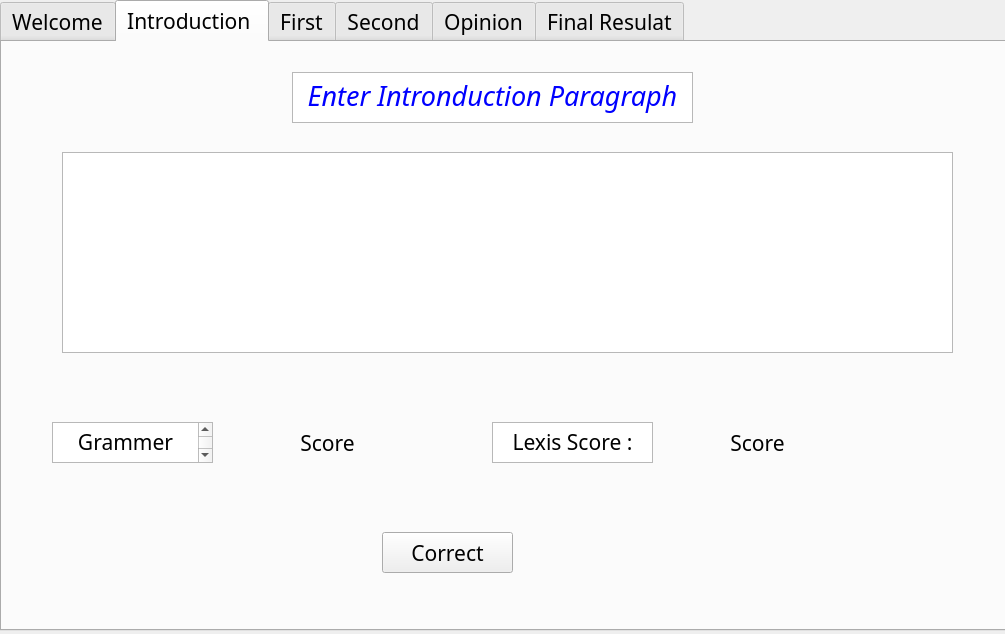
<?xml version="1.0" encoding="UTF-8"?>
<ui version="4.0">
 <class>Frame</class>
 <widget class="QFrame" name="Frame">
  <property name="geometry">
   <rect>
    <x>0</x>
    <y>0</y>
    <width>1005</width>
    <height>634</height>
   </rect>
  </property>
  <property name="windowTitle">
   <string>Frame</string>
  </property>
  <widget class="QTabWidget" name="final_Resulat">
   <property name="geometry">
    <rect>
     <x>0</x>
     <y>0</y>
     <width>1011</width>
     <height>631</height>
    </rect>
   </property>
   <property name="font">
    <font>
     <family>Mongolian Baiti</family>
     <pointsize>16</pointsize>
     <italic>false</italic>
    </font>
   </property>
   <property name="currentIndex">
    <number>1</number>
   </property>
   <widget class="QWidget" name="tab_6">
    <attribute name="title">
     <string>Welcome</string>
    </attribute>
   </widget>
   <widget class="QWidget" name="tab">
    <attribute name="title">
     <string>Introduction </string>
    </attribute>
    <widget class="QTextEdit" name="intro_textEdit">
     <property name="geometry">
      <rect>
       <x>60</x>
       <y>110</y>
       <width>891</width>
       <height>201</height>
      </rect>
     </property>
    </widget>
    <widget class="QTextBrowser" name="textBrowser">
     <property name="geometry">
      <rect>
       <x>290</x>
       <y>30</y>
       <width>401</width>
       <height>51</height>
      </rect>
     </property>
     <property name="font">
      <font>
       <family>Magneto</family>
       <pointsize>20</pointsize>
       <weight>75</weight>
       <bold>true</bold>
      </font>
     </property>
     <property name="html">
      <string>&lt;!DOCTYPE HTML PUBLIC &quot;-//W3C//DTD HTML 4.0//EN&quot; &quot;http://www.w3.org/TR/REC-html40/strict.dtd&quot;&gt;
&lt;html&gt;&lt;head&gt;&lt;meta name=&quot;qrichtext&quot; content=&quot;1&quot; /&gt;&lt;style type=&quot;text/css&quot;&gt;
p, li { white-space: pre-wrap; }
&lt;/style&gt;&lt;/head&gt;&lt;body style=&quot; font-family:'Magneto'; font-size:20pt; font-weight:600; font-style:normal;&quot;&gt;
&lt;p align=&quot;center&quot; style=&quot; margin-top:0px; margin-bottom:0px; margin-left:0px; margin-right:0px; -qt-block-indent:0; text-indent:0px;&quot;&gt;&lt;span style=&quot; font-family:'MS Shell Dlg 2'; font-weight:400; font-style:italic; color:#0000ff;&quot;&gt;Enter Intronduction Paragraph&lt;/span&gt;&lt;/p&gt;&lt;/body&gt;&lt;/html&gt;</string>
     </property>
    </widget>
    <widget class="QTextBrowser" name="textBrowser_2">
     <property name="geometry">
      <rect>
       <x>50</x>
       <y>380</y>
       <width>161</width>
       <height>41</height>
      </rect>
     </property>
     <property name="html">
      <string>&lt;!DOCTYPE HTML PUBLIC &quot;-//W3C//DTD HTML 4.0//EN&quot; &quot;http://www.w3.org/TR/REC-html40/strict.dtd&quot;&gt;
&lt;html&gt;&lt;head&gt;&lt;meta name=&quot;qrichtext&quot; content=&quot;1&quot; /&gt;&lt;style type=&quot;text/css&quot;&gt;
p, li { white-space: pre-wrap; }
&lt;/style&gt;&lt;/head&gt;&lt;body style=&quot; font-family:'Mongolian Baiti'; font-size:16pt; font-weight:400; font-style:normal;&quot;&gt;
&lt;p align=&quot;center&quot; style=&quot; margin-top:0px; margin-bottom:0px; margin-left:0px; margin-right:0px; -qt-block-indent:0; text-indent:0px;&quot;&gt;Grammer Score :&lt;/p&gt;&lt;/body&gt;&lt;/html&gt;</string>
     </property>
    </widget>
    <widget class="QLabel" name="intro_grammer_lable">
     <property name="geometry">
      <rect>
       <x>240</x>
       <y>380</y>
       <width>171</width>
       <height>41</height>
      </rect>
     </property>
     <property name="text">
      <string>Score</string>
     </property>
     <property name="alignment">
      <set>Qt::AlignCenter</set>
     </property>
    </widget>
    <widget class="QTextBrowser" name="textBrowser_3">
     <property name="geometry">
      <rect>
       <x>490</x>
       <y>380</y>
       <width>161</width>
       <height>41</height>
      </rect>
     </property>
     <property name="html">
      <string>&lt;!DOCTYPE HTML PUBLIC &quot;-//W3C//DTD HTML 4.0//EN&quot; &quot;http://www.w3.org/TR/REC-html40/strict.dtd&quot;&gt;
&lt;html&gt;&lt;head&gt;&lt;meta name=&quot;qrichtext&quot; content=&quot;1&quot; /&gt;&lt;style type=&quot;text/css&quot;&gt;
p, li { white-space: pre-wrap; }
&lt;/style&gt;&lt;/head&gt;&lt;body style=&quot; font-family:'Mongolian Baiti'; font-size:16pt; font-weight:400; font-style:normal;&quot;&gt;
&lt;p align=&quot;center&quot; style=&quot; margin-top:0px; margin-bottom:0px; margin-left:0px; margin-right:0px; -qt-block-indent:0; text-indent:0px;&quot;&gt;Lexis Score :&lt;/p&gt;&lt;/body&gt;&lt;/html&gt;</string>
     </property>
    </widget>
    <widget class="QLabel" name="intr_lexis_lable">
     <property name="geometry">
      <rect>
       <x>670</x>
       <y>380</y>
       <width>171</width>
       <height>41</height>
      </rect>
     </property>
     <property name="text">
      <string>Score</string>
     </property>
     <property name="alignment">
      <set>Qt::AlignCenter</set>
     </property>
    </widget>
    <widget class="QPushButton" name="intro_correct_button">
     <property name="geometry">
      <rect>
       <x>380</x>
       <y>490</y>
       <width>131</width>
       <height>41</height>
      </rect>
     </property>
     <property name="autoFillBackground">
      <bool>false</bool>
     </property>
     <property name="text">
      <string>Correct</string>
     </property>
    </widget>
   </widget>
   <widget class="QWidget" name="tab_3">
    <attribute name="title">
     <string>First</string>
    </attribute>
    <widget class="QTextEdit" name="first_textEdit">
     <property name="geometry">
      <rect>
       <x>60</x>
       <y>110</y>
       <width>891</width>
       <height>201</height>
      </rect>
     </property>
    </widget>
    <widget class="QTextBrowser" name="textBrowser_4">
     <property name="geometry">
      <rect>
       <x>590</x>
       <y>360</y>
       <width>161</width>
       <height>41</height>
      </rect>
     </property>
     <property name="html">
      <string>&lt;!DOCTYPE HTML PUBLIC &quot;-//W3C//DTD HTML 4.0//EN&quot; &quot;http://www.w3.org/TR/REC-html40/strict.dtd&quot;&gt;
&lt;html&gt;&lt;head&gt;&lt;meta name=&quot;qrichtext&quot; content=&quot;1&quot; /&gt;&lt;style type=&quot;text/css&quot;&gt;
p, li { white-space: pre-wrap; }
&lt;/style&gt;&lt;/head&gt;&lt;body style=&quot; font-family:'Mongolian Baiti'; font-size:16pt; font-weight:400; font-style:normal;&quot;&gt;
&lt;p align=&quot;center&quot; style=&quot; margin-top:0px; margin-bottom:0px; margin-left:0px; margin-right:0px; -qt-block-indent:0; text-indent:0px;&quot;&gt;Lexis Score :&lt;/p&gt;&lt;/body&gt;&lt;/html&gt;</string>
     </property>
    </widget>
    <widget class="QLabel" name="first_lexis_lable">
     <property name="geometry">
      <rect>
       <x>790</x>
       <y>360</y>
       <width>171</width>
       <height>41</height>
      </rect>
     </property>
     <property name="text">
      <string>Score</string>
     </property>
     <property name="alignment">
      <set>Qt::AlignCenter</set>
     </property>
    </widget>
    <widget class="QLabel" name="first_grammer_lable">
     <property name="geometry">
      <rect>
       <x>280</x>
       <y>360</y>
       <width>171</width>
       <height>41</height>
      </rect>
     </property>
     <property name="text">
      <string>Score</string>
     </property>
     <property name="alignment">
      <set>Qt::AlignCenter</set>
     </property>
    </widget>
    <widget class="QTextBrowser" name="textBrowser_5">
     <property name="geometry">
      <rect>
       <x>280</x>
       <y>30</y>
       <width>421</width>
       <height>51</height>
      </rect>
     </property>
     <property name="font">
      <font>
       <family>Magneto</family>
       <pointsize>20</pointsize>
       <weight>75</weight>
       <bold>true</bold>
      </font>
     </property>
     <property name="html">
      <string>&lt;!DOCTYPE HTML PUBLIC &quot;-//W3C//DTD HTML 4.0//EN&quot; &quot;http://www.w3.org/TR/REC-html40/strict.dtd&quot;&gt;
&lt;html&gt;&lt;head&gt;&lt;meta name=&quot;qrichtext&quot; content=&quot;1&quot; /&gt;&lt;style type=&quot;text/css&quot;&gt;
p, li { white-space: pre-wrap; }
&lt;/style&gt;&lt;/head&gt;&lt;body style=&quot; font-family:'Magneto'; font-size:20pt; font-weight:600; font-style:normal;&quot;&gt;
&lt;p align=&quot;center&quot; style=&quot; margin-top:0px; margin-bottom:0px; margin-left:0px; margin-right:0px; -qt-block-indent:0; text-indent:0px;&quot;&gt;&lt;span style=&quot; font-family:'MS Shell Dlg 2'; font-weight:400; font-style:italic; color:#0000ff;&quot;&gt;Enter First Paragraph&lt;/span&gt;&lt;/p&gt;&lt;/body&gt;&lt;/html&gt;</string>
     </property>
    </widget>
    <widget class="QTextBrowser" name="textBrowser_6">
     <property name="geometry">
      <rect>
       <x>90</x>
       <y>360</y>
       <width>161</width>
       <height>41</height>
      </rect>
     </property>
     <property name="html">
      <string>&lt;!DOCTYPE HTML PUBLIC &quot;-//W3C//DTD HTML 4.0//EN&quot; &quot;http://www.w3.org/TR/REC-html40/strict.dtd&quot;&gt;
&lt;html&gt;&lt;head&gt;&lt;meta name=&quot;qrichtext&quot; content=&quot;1&quot; /&gt;&lt;style type=&quot;text/css&quot;&gt;
p, li { white-space: pre-wrap; }
&lt;/style&gt;&lt;/head&gt;&lt;body style=&quot; font-family:'Mongolian Baiti'; font-size:16pt; font-weight:400; font-style:normal;&quot;&gt;
&lt;p align=&quot;center&quot; style=&quot; margin-top:0px; margin-bottom:0px; margin-left:0px; margin-right:0px; -qt-block-indent:0; text-indent:0px;&quot;&gt;Grammer Score :&lt;/p&gt;&lt;/body&gt;&lt;/html&gt;</string>
     </property>
    </widget>
    <widget class="QPushButton" name="first_correct_button">
     <property name="geometry">
      <rect>
       <x>440</x>
       <y>470</y>
       <width>131</width>
       <height>41</height>
      </rect>
     </property>
     <property name="autoFillBackground">
      <bool>false</bool>
     </property>
     <property name="text">
      <string>Correct</string>
     </property>
    </widget>
   </widget>
   <widget class="QWidget" name="tab_4">
    <attribute name="title">
     <string>Second</string>
    </attribute>
    <widget class="QLabel" name="intr_lexis_lable_3">
     <property name="geometry">
      <rect>
       <x>1020</x>
       <y>530</y>
       <width>171</width>
       <height>41</height>
      </rect>
     </property>
     <property name="text">
      <string>Score</string>
     </property>
     <property name="alignment">
      <set>Qt::AlignCenter</set>
     </property>
    </widget>
    <widget class="QPushButton" name="intro_correct_button_3">
     <property name="geometry">
      <rect>
       <x>730</x>
       <y>640</y>
       <width>131</width>
       <height>41</height>
      </rect>
     </property>
     <property name="autoFillBackground">
      <bool>false</bool>
     </property>
     <property name="text">
      <string>Correct</string>
     </property>
    </widget>
    <widget class="QTextEdit" name="second_textEdit">
     <property name="geometry">
      <rect>
       <x>60</x>
       <y>110</y>
       <width>891</width>
       <height>201</height>
      </rect>
     </property>
    </widget>
    <widget class="QTextBrowser" name="textBrowser_7">
     <property name="geometry">
      <rect>
       <x>540</x>
       <y>360</y>
       <width>161</width>
       <height>41</height>
      </rect>
     </property>
     <property name="html">
      <string>&lt;!DOCTYPE HTML PUBLIC &quot;-//W3C//DTD HTML 4.0//EN&quot; &quot;http://www.w3.org/TR/REC-html40/strict.dtd&quot;&gt;
&lt;html&gt;&lt;head&gt;&lt;meta name=&quot;qrichtext&quot; content=&quot;1&quot; /&gt;&lt;style type=&quot;text/css&quot;&gt;
p, li { white-space: pre-wrap; }
&lt;/style&gt;&lt;/head&gt;&lt;body style=&quot; font-family:'Mongolian Baiti'; font-size:16pt; font-weight:400; font-style:normal;&quot;&gt;
&lt;p align=&quot;center&quot; style=&quot; margin-top:0px; margin-bottom:0px; margin-left:0px; margin-right:0px; -qt-block-indent:0; text-indent:0px;&quot;&gt;Lexis Score :&lt;/p&gt;&lt;/body&gt;&lt;/html&gt;</string>
     </property>
    </widget>
    <widget class="QLabel" name="scecond_lexis_lable">
     <property name="geometry">
      <rect>
       <x>720</x>
       <y>360</y>
       <width>171</width>
       <height>41</height>
      </rect>
     </property>
     <property name="text">
      <string>Score</string>
     </property>
     <property name="alignment">
      <set>Qt::AlignCenter</set>
     </property>
    </widget>
    <widget class="QLabel" name="second_grammer_lable">
     <property name="geometry">
      <rect>
       <x>260</x>
       <y>360</y>
       <width>171</width>
       <height>41</height>
      </rect>
     </property>
     <property name="text">
      <string>Score</string>
     </property>
     <property name="alignment">
      <set>Qt::AlignCenter</set>
     </property>
    </widget>
    <widget class="QTextBrowser" name="textBrowser_8">
     <property name="geometry">
      <rect>
       <x>290</x>
       <y>30</y>
       <width>401</width>
       <height>51</height>
      </rect>
     </property>
     <property name="font">
      <font>
       <family>Magneto</family>
       <pointsize>20</pointsize>
       <weight>75</weight>
       <bold>true</bold>
      </font>
     </property>
     <property name="html">
      <string>&lt;!DOCTYPE HTML PUBLIC &quot;-//W3C//DTD HTML 4.0//EN&quot; &quot;http://www.w3.org/TR/REC-html40/strict.dtd&quot;&gt;
&lt;html&gt;&lt;head&gt;&lt;meta name=&quot;qrichtext&quot; content=&quot;1&quot; /&gt;&lt;style type=&quot;text/css&quot;&gt;
p, li { white-space: pre-wrap; }
&lt;/style&gt;&lt;/head&gt;&lt;body style=&quot; font-family:'Magneto'; font-size:20pt; font-weight:600; font-style:normal;&quot;&gt;
&lt;p align=&quot;center&quot; style=&quot; margin-top:0px; margin-bottom:0px; margin-left:0px; margin-right:0px; -qt-block-indent:0; text-indent:0px;&quot;&gt;&lt;span style=&quot; font-family:'MS Shell Dlg 2'; font-weight:400; font-style:italic; color:#0000ff;&quot;&gt;Enter Second Paragraph&lt;/span&gt;&lt;/p&gt;&lt;/body&gt;&lt;/html&gt;</string>
     </property>
    </widget>
    <widget class="QTextBrowser" name="textBrowser_9">
     <property name="geometry">
      <rect>
       <x>70</x>
       <y>360</y>
       <width>161</width>
       <height>41</height>
      </rect>
     </property>
     <property name="html">
      <string>&lt;!DOCTYPE HTML PUBLIC &quot;-//W3C//DTD HTML 4.0//EN&quot; &quot;http://www.w3.org/TR/REC-html40/strict.dtd&quot;&gt;
&lt;html&gt;&lt;head&gt;&lt;meta name=&quot;qrichtext&quot; content=&quot;1&quot; /&gt;&lt;style type=&quot;text/css&quot;&gt;
p, li { white-space: pre-wrap; }
&lt;/style&gt;&lt;/head&gt;&lt;body style=&quot; font-family:'Mongolian Baiti'; font-size:16pt; font-weight:400; font-style:normal;&quot;&gt;
&lt;p align=&quot;center&quot; style=&quot; margin-top:0px; margin-bottom:0px; margin-left:0px; margin-right:0px; -qt-block-indent:0; text-indent:0px;&quot;&gt;Grammer Score :&lt;/p&gt;&lt;/body&gt;&lt;/html&gt;</string>
     </property>
    </widget>
    <widget class="QPushButton" name="second_correct_button">
     <property name="geometry">
      <rect>
       <x>390</x>
       <y>460</y>
       <width>131</width>
       <height>41</height>
      </rect>
     </property>
     <property name="autoFillBackground">
      <bool>false</bool>
     </property>
     <property name="text">
      <string>Correct</string>
     </property>
    </widget>
   </widget>
   <widget class="QWidget" name="tab_2">
    <attribute name="title">
     <string>Opinion</string>
    </attribute>
    <widget class="QTextEdit" name="opinion_textEdit">
     <property name="geometry">
      <rect>
       <x>50</x>
       <y>110</y>
       <width>891</width>
       <height>201</height>
      </rect>
     </property>
    </widget>
    <widget class="QTextBrowser" name="textBrowser_10">
     <property name="geometry">
      <rect>
       <x>530</x>
       <y>380</y>
       <width>161</width>
       <height>41</height>
      </rect>
     </property>
     <property name="html">
      <string>&lt;!DOCTYPE HTML PUBLIC &quot;-//W3C//DTD HTML 4.0//EN&quot; &quot;http://www.w3.org/TR/REC-html40/strict.dtd&quot;&gt;
&lt;html&gt;&lt;head&gt;&lt;meta name=&quot;qrichtext&quot; content=&quot;1&quot; /&gt;&lt;style type=&quot;text/css&quot;&gt;
p, li { white-space: pre-wrap; }
&lt;/style&gt;&lt;/head&gt;&lt;body style=&quot; font-family:'Mongolian Baiti'; font-size:16pt; font-weight:400; font-style:normal;&quot;&gt;
&lt;p align=&quot;center&quot; style=&quot; margin-top:0px; margin-bottom:0px; margin-left:0px; margin-right:0px; -qt-block-indent:0; text-indent:0px;&quot;&gt;Lexis Score :&lt;/p&gt;&lt;/body&gt;&lt;/html&gt;</string>
     </property>
    </widget>
    <widget class="QLabel" name="opinion_lexis_lable">
     <property name="geometry">
      <rect>
       <x>730</x>
       <y>380</y>
       <width>171</width>
       <height>41</height>
      </rect>
     </property>
     <property name="text">
      <string>Score</string>
     </property>
     <property name="alignment">
      <set>Qt::AlignCenter</set>
     </property>
    </widget>
    <widget class="QLabel" name="opinion_grammer_lable">
     <property name="geometry">
      <rect>
       <x>250</x>
       <y>380</y>
       <width>171</width>
       <height>41</height>
      </rect>
     </property>
     <property name="text">
      <string>Score</string>
     </property>
     <property name="alignment">
      <set>Qt::AlignCenter</set>
     </property>
    </widget>
    <widget class="QTextBrowser" name="textBrowser_11">
     <property name="geometry">
      <rect>
       <x>260</x>
       <y>30</y>
       <width>401</width>
       <height>51</height>
      </rect>
     </property>
     <property name="font">
      <font>
       <family>Magneto</family>
       <pointsize>20</pointsize>
       <weight>75</weight>
       <bold>true</bold>
      </font>
     </property>
     <property name="html">
      <string>&lt;!DOCTYPE HTML PUBLIC &quot;-//W3C//DTD HTML 4.0//EN&quot; &quot;http://www.w3.org/TR/REC-html40/strict.dtd&quot;&gt;
&lt;html&gt;&lt;head&gt;&lt;meta name=&quot;qrichtext&quot; content=&quot;1&quot; /&gt;&lt;style type=&quot;text/css&quot;&gt;
p, li { white-space: pre-wrap; }
&lt;/style&gt;&lt;/head&gt;&lt;body style=&quot; font-family:'Magneto'; font-size:20pt; font-weight:600; font-style:normal;&quot;&gt;
&lt;p align=&quot;center&quot; style=&quot; margin-top:0px; margin-bottom:0px; margin-left:0px; margin-right:0px; -qt-block-indent:0; text-indent:0px;&quot;&gt;&lt;span style=&quot; font-family:'MS Shell Dlg 2'; font-weight:400; font-style:italic; color:#0000ff;&quot;&gt;Enter Opinion Paragraph&lt;/span&gt;&lt;/p&gt;&lt;/body&gt;&lt;/html&gt;</string>
     </property>
    </widget>
    <widget class="QTextBrowser" name="textBrowser_12">
     <property name="geometry">
      <rect>
       <x>70</x>
       <y>380</y>
       <width>161</width>
       <height>41</height>
      </rect>
     </property>
     <property name="html">
      <string>&lt;!DOCTYPE HTML PUBLIC &quot;-//W3C//DTD HTML 4.0//EN&quot; &quot;http://www.w3.org/TR/REC-html40/strict.dtd&quot;&gt;
&lt;html&gt;&lt;head&gt;&lt;meta name=&quot;qrichtext&quot; content=&quot;1&quot; /&gt;&lt;style type=&quot;text/css&quot;&gt;
p, li { white-space: pre-wrap; }
&lt;/style&gt;&lt;/head&gt;&lt;body style=&quot; font-family:'Mongolian Baiti'; font-size:16pt; font-weight:400; font-style:normal;&quot;&gt;
&lt;p align=&quot;center&quot; style=&quot; margin-top:0px; margin-bottom:0px; margin-left:0px; margin-right:0px; -qt-block-indent:0; text-indent:0px;&quot;&gt;Grammer Score :&lt;/p&gt;&lt;/body&gt;&lt;/html&gt;</string>
     </property>
    </widget>
    <widget class="QPushButton" name="opinion_correct_button">
     <property name="geometry">
      <rect>
       <x>390</x>
       <y>470</y>
       <width>131</width>
       <height>41</height>
      </rect>
     </property>
     <property name="autoFillBackground">
      <bool>false</bool>
     </property>
     <property name="text">
      <string>Correct</string>
     </property>
    </widget>
   </widget>
   <widget class="QWidget" name="tab_5">
    <attribute name="title">
     <string>Final Resulat</string>
    </attribute>
    <widget class="QTextBrowser" name="textBrowser_13">
     <property name="geometry">
      <rect>
       <x>130</x>
       <y>40</y>
       <width>256</width>
       <height>41</height>
      </rect>
     </property>
    </widget>
    <widget class="QLabel" name="label">
     <property name="geometry">
      <rect>
       <x>530</x>
       <y>40</y>
       <width>401</width>
       <height>41</height>
      </rect>
     </property>
     <property name="text">
      <string>TextLabel</string>
     </property>
    </widget>
    <widget class="QTextBrowser" name="textBrowser_14">
     <property name="geometry">
      <rect>
       <x>130</x>
       <y>130</y>
       <width>256</width>
       <height>41</height>
      </rect>
     </property>
    </widget>
    <widget class="QLabel" name="label_2">
     <property name="geometry">
      <rect>
       <x>530</x>
       <y>130</y>
       <width>401</width>
       <height>41</height>
      </rect>
     </property>
     <property name="text">
      <string>TextLabel</string>
     </property>
    </widget>
    <widget class="QLabel" name="label_3">
     <property name="geometry">
      <rect>
       <x>530</x>
       <y>200</y>
       <width>401</width>
       <height>41</height>
      </rect>
     </property>
     <property name="text">
      <string>TextLabel</string>
     </property>
    </widget>
    <widget class="QLabel" name="label_4">
     <property name="geometry">
      <rect>
       <x>530</x>
       <y>290</y>
       <width>401</width>
       <height>41</height>
      </rect>
     </property>
     <property name="text">
      <string>TextLabel</string>
     </property>
    </widget>
    <widget class="QTextBrowser" name="textBrowser_15">
     <property name="geometry">
      <rect>
       <x>130</x>
       <y>210</y>
       <width>256</width>
       <height>41</height>
      </rect>
     </property>
    </widget>
    <widget class="QTextBrowser" name="textBrowser_16">
     <property name="geometry">
      <rect>
       <x>130</x>
       <y>300</y>
       <width>256</width>
       <height>41</height>
      </rect>
     </property>
    </widget>
   </widget>
  </widget>
 </widget>
 <resources/>
 <connections/>
</ui>
